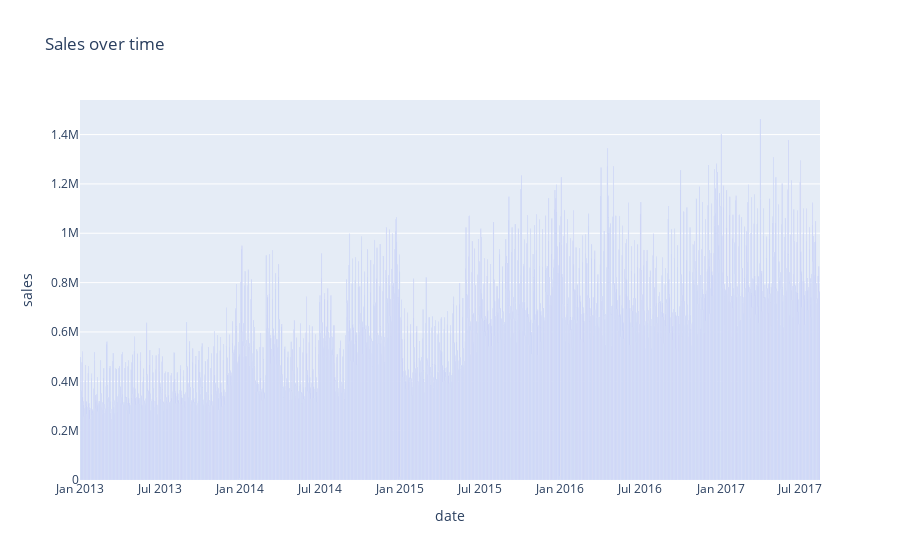

Notebook cell for this chart:
### Markdown cell above
#### Daily sales over time as a bar plot

### Code cell
px.bar(train.groupby("date").agg({"sales": "sum"}).reset_index(), x="date", y="sales", title="Sales over time")

# should be the code for matplotlib --> to be tested

# # Group by date and sum the sales
# sales_over_time = train.groupby("date")["sales"].sum()

# # Extract the date index and sales values
# dates = sales_over_time.index
# sales = sales_over_time.values

# # Create a bar plot
# plt.figure(figsize=(10, 6))
# plt.bar(dates, sales, color='blue')

# # Set labels and title
# plt.xlabel('Date')
# plt.ylabel('Sales')
# plt.title('Sales over time')

# # Rotate x-axis labels for better readability (if necessary)
# plt.xticks(rotation=45, ha='right')

# # Show the plot
# plt.tight_layout()
# plt.show()

### Figure 1 — Plotly figure (JSON) as saved in the notebook; plotly's stock layout.template omitted (floating-point values rounded to 4 significant figures; data arrays with more than 128 entries replaced by an {"elided": "..."} marker saying what was removed)
{"data": [{"alignmentgroup": "True", "hovertemplate": "date=%{x}<br>sales=%{y}<extra></extra>", "legendgroup": "", "marker": {"color": "#636efa", "pattern": {"shape": ""}}, "name": "", "offsetgroup": "", "orientation": "v", "showlegend": false, "textposition": "auto", "type": "bar", "x": {"elided": "1684 str values"}, "xaxis": "x", "y": {"elided": "1684 float values"}, "yaxis": "y"}], "layout": {"barmode": "relative", "legend": {"tracegroupgap": 0}, "title": {"text": "Sales over time"}, "xaxis": {"anchor": "y", "domain": [0, 1], "title": {"text": "date"}}, "yaxis": {"anchor": "x", "domain": [0, 1], "title": {"text": "sales"}}}}
